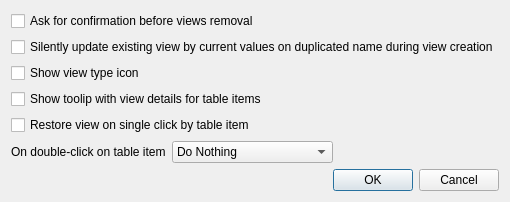
<?xml version="1.0" encoding="UTF-8"?>
<ui version="4.0">
 <class>LC_DlgNamedViewsListOptions</class>
 <widget class="QDialog" name="LC_DlgNamedViewsListOptions">
  <property name="geometry">
   <rect>
    <x>0</x>
    <y>0</y>
    <width>503</width>
    <height>200</height>
   </rect>
  </property>
  <property name="windowTitle">
   <string>Named Views Settings</string>
  </property>
  <layout class="QGridLayout" name="gridLayout" columnstretch="0,1,1">
   <item row="9" column="0">
    <widget class="QLabel" name="lblDoubleClick">
     <property name="text">
      <string>On double-click on table item</string>
     </property>
    </widget>
   </item>
   <item row="9" column="1">
    <widget class="QComboBox" name="cbDoubleClickPolicy">
     <property name="toolTip">
      <string>Defines which action should be performed on double click on view item of the table. </string>
     </property>
     <item>
      <property name="text">
       <string>Do Nothing</string>
      </property>
     </item>
     <item>
      <property name="text">
       <string>Rename View</string>
      </property>
     </item>
     <item>
      <property name="text">
       <string>Update View</string>
      </property>
     </item>
     <item>
      <property name="text">
       <string>Restore View</string>
      </property>
     </item>
    </widget>
   </item>
   <item row="9" column="2">
    <spacer name="horizontalSpacer">
     <property name="orientation">
      <enum>Qt::Horizontal</enum>
     </property>
     <property name="sizeHint" stdset="0">
      <size>
       <width>40</width>
       <height>20</height>
      </size>
     </property>
    </spacer>
   </item>
   <item row="8" column="0" colspan="3">
    <widget class="QCheckBox" name="cbSingleClickRestore">
     <property name="toolTip">
      <string>If enabled, click on the view table item will restore view. Otherwise, view should be restored explicitly.</string>
     </property>
     <property name="text">
      <string>Restore view on single click by table item</string>
     </property>
    </widget>
   </item>
   <item row="7" column="0" colspan="3">
    <widget class="QCheckBox" name="cbShowTooltip">
     <property name="toolTip">
      <string>If show, tooltip with additional information about view will be shown for table item.</string>
     </property>
     <property name="text">
      <string>Show toolip with view details for table items</string>
     </property>
    </widget>
   </item>
   <item row="6" column="0" colspan="3">
    <widget class="QCheckBox" name="cbShowViewTypeIcon">
     <property name="toolTip">
      <string>If checked, the column with icon for type of view will be shown in the table. </string>
     </property>
     <property name="text">
      <string>Show view type icon</string>
     </property>
    </widget>
   </item>
   <item row="3" column="0" colspan="3">
    <widget class="QCheckBox" name="cbSilentUpdate">
     <property name="toolTip">
      <string>If checked and during creation the view with entered name already exists, it will be updated by new position. Otherwise, unique name of new view will be required.</string>
     </property>
     <property name="text">
      <string>Silently update existing view by current values on duplicated name during view creation</string>
     </property>
    </widget>
   </item>
   <item row="1" column="0" colspan="3">
    <widget class="QCheckBox" name="cbRemovalConfirmation">
     <property name="toolTip">
      <string>If selected, confirmation dialog will be shown on removal of the view. Otherwise, view will be removed silently. </string>
     </property>
     <property name="text">
      <string>Ask for confirmation before views removal</string>
     </property>
    </widget>
   </item>
   <item row="10" column="0" colspan="3">
    <widget class="QDialogButtonBox" name="buttonBox">
     <property name="orientation">
      <enum>Qt::Horizontal</enum>
     </property>
     <property name="standardButtons">
      <set>QDialogButtonBox::Cancel|QDialogButtonBox::Ok</set>
     </property>
     <property name="centerButtons">
      <bool>false</bool>
     </property>
    </widget>
   </item>
  </layout>
 </widget>
 <resources/>
 <connections>
  <connection>
   <sender>buttonBox</sender>
   <signal>accepted()</signal>
   <receiver>LC_DlgNamedViewsListOptions</receiver>
   <slot>accept()</slot>
   <hints>
    <hint type="sourcelabel">
     <x>248</x>
     <y>254</y>
    </hint>
    <hint type="destinationlabel">
     <x>157</x>
     <y>274</y>
    </hint>
   </hints>
  </connection>
  <connection>
   <sender>buttonBox</sender>
   <signal>rejected()</signal>
   <receiver>LC_DlgNamedViewsListOptions</receiver>
   <slot>reject()</slot>
   <hints>
    <hint type="sourcelabel">
     <x>316</x>
     <y>260</y>
    </hint>
    <hint type="destinationlabel">
     <x>286</x>
     <y>274</y>
    </hint>
   </hints>
  </connection>
 </connections>
</ui>
